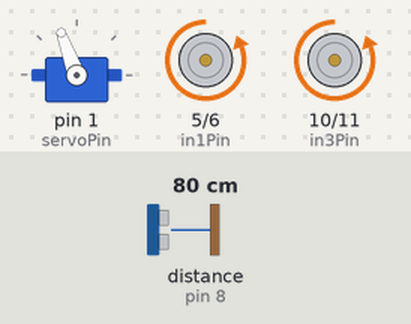
This sketch was run on a simulated Arduino Uno, built with avr-gcc and run on an emulated ATmega328P. On the bench: servo, motor-driver pin pairs drawn as motors (green arrow = first pin HIGH = forward, orange = second pin HIGH = backward, longer = more drive). Wiring (inferred from the names in the program): ultrasonic range finder: trigger pin 9; echo pin 8. Inputs (shaded band) come from the test bench; at power-on: distance to the obstacle (sensor on pin 8) 80 cm. The echo pulse lasts 58.3 µs per cm.

Above: at 4.7 s.
9.1 s: distance to the obstacle (sensor on pin 8) set to 34 cm
At 9.8 s:
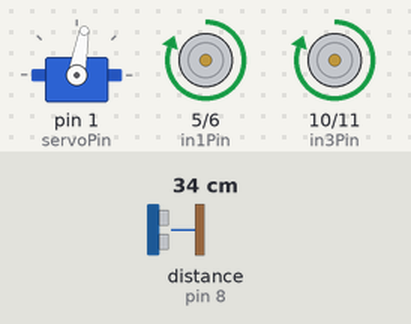
12.1 s: distance to the obstacle (sensor on pin 8) set to 27 cm
At 13.1 s:
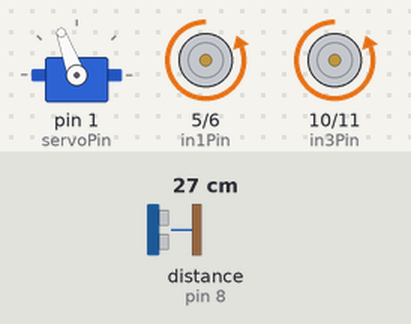
15.1 s: distance to the obstacle (sensor on pin 8) set to 35 cm
Timing chart, 0 to 24.1 s (numbered marks = the images above; inputs shaded):
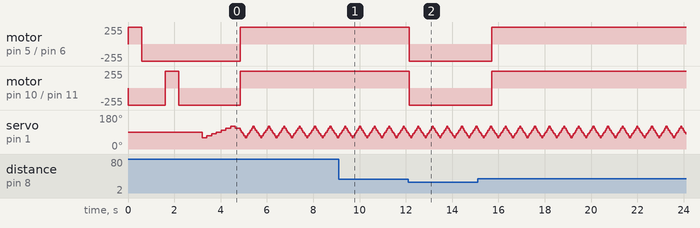

Measured:
- the behaviour switches between 31 and 30 cm on distance to the obstacle (sensor on pin 8) (found by bisection; images 1 and 2)
- after the input at 12.1 s, motor on pin 5 (in1Pin) / pin 6 (in2Pin), motor on pin 10 (in3Pin) / pin 11 (in4Pin): forward 255/255 → backward 255/255 after 0.05 s
- after the input at 15.1 s, motor on pin 5 (in1Pin) / pin 6 (in2Pin), motor on pin 10 (in3Pin) / pin 11 (in4Pin): backward 255/255 → forward 255/255 after 0.61 s
- by itself, servo on pin 1 (servoPin): repeats every 0.63 s: 90° 0.05 s, 80° 0.05 s, 70° 0.05 s, 60° 0.05 s, 70° 0.05 s, 80° 0.05 s, 90° 0.05 s, 100° 0.05 s, 110° 0.05 s, 120° 0.05 s, 110° 0.05 s, 100° 0.05 s

The sketch:

robot-car.ino.ino
```cpp
/*
* Firmware for the ”2WD Ultrasonic Motor Robot Car Kit”
*
* Stephen A. Edwards
*
* Hardware configuration :
* A pair of DC motors driven by an L298N H bridge motor driver
* An HC−SR04 ultrasonic range sensor mounted atop a small hobby servo
*/
#include <Servo.h>
Servo servo;
// Ultrasonic Module pins
const int trigPin = 9; // 10 microsecond high pulse causes chirp , wait 50 us
const int echoPin = 8; // Width of high pulse indicates distance
// Servo motor that aims ultrasonic sensor .
const int servoPin = 1; // PWM output for hobby servo
// Motor control pins : L298N H bridge
//const int enAPin = 6; // Left motor PWM speed control
const int in1Pin = 5; // Left motor Direction 1
const int in2Pin = 6; // Left motor Direction 2
const int in3Pin = 10; // Right motor Direction 1
const int in4Pin = 11; // Right motor Direction 2
//const int enBPin = 3; // Right motor PWM speed control

enum Motor { LEFT, RIGHT };
// Set motor speed: 255 full ahead, −255 full reverse , 0 stop
void go( enum Motor m, int speed)
{
digitalWrite (m == LEFT ? in1Pin : in3Pin , speed > 0 ? HIGH : LOW );
digitalWrite (m == LEFT ? in2Pin : in4Pin , speed <= 0 ? HIGH : LOW );
//analogWrite (m == LEFT ? enAPin : enBPin, speed < 0 ? -speed : speed );
}

// Initial motor test :
// left motor forward then back
// right motor forward then back
void testMotors ()
{
static int speed[8] = { 128, 255, 128, 0 ,
-128, -255, -128, 0};
go(RIGHT, 0);
for (unsigned char i = 0 ; i < 8 ; i++)
go(LEFT, speed[i ]), delay (200);
for (unsigned char i = 0 ; i < 8 ; i++)
go(RIGHT, speed[i ]), delay (200);
}

// Read distance from the ultrasonic sensor , return distance in mm
//
// Speed of sound in dry air , 20C is 343 m/s
// pulseIn returns time in microseconds (10ˆ−6)
// 2d = p * 10ˆ−6 s * 343 m/s = p * 0.00343 m = p * 0.343 mm/us
unsigned int readDistance ()
{
digitalWrite ( trigPin , HIGH );
delayMicroseconds (10);
digitalWrite ( trigPin , LOW );
unsigned long period = pulseIn ( echoPin, HIGH );
return period * 343 / 2000;
}

#define NUM_ANGLES 7
unsigned char sensorAngle[NUM_ANGLES] = { 60, 70, 80, 90, 100, 110, 120 };
unsigned int distance [NUM_ANGLES];
// Scan the area ahead by sweeping the ultrasonic sensor left and right
// and recording the distance observed. This takes a reading , then
// sends the servo to the next angle. Call repeatedly once every 50 ms or so.
void readNextDistance ()
{
static unsigned char angleIndex = 0;
static signed char step = 1;
distance [angleIndex ] = readDistance ();
angleIndex += step ;
if (angleIndex == NUM_ANGLES - 1) step = -1;
else if (angleIndex == 0) step = 1;
servo . write ( sensorAngle[angleIndex ] );
}

// Initial configuration
//
// Configure the input and output pins
// Center the servo
// Turn off the motors
// Test the motors
// Scan the surroundings once
//
void setup () {
pinMode(trigPin , OUTPUT);
pinMode(echoPin, INPUT);
digitalWrite ( trigPin , LOW);
//pinMode(enAPin, OUTPUT);
pinMode(in1Pin, OUTPUT);
pinMode(in2Pin, OUTPUT);
pinMode(in3Pin, OUTPUT);
pinMode(in4Pin, OUTPUT);
//pinMode(enBPin, OUTPUT);
servo . attach ( servoPin );
servo . write (90);
go(LEFT, 0);
go(RIGHT, 0);
testMotors ();
// Scan the surroundings before starting
servo . write ( sensorAngle[0] );
delay (200);
for (unsigned char i = 0 ; i < NUM_ANGLES ; i ++)
readNextDistance (), delay (200);
}

// Main loop:
//
// Get the next sensor reading
// If anything appears to be too close , back up
// Otherwise, go forward
//
void loop () {
readNextDistance ();
// See if something is too close at any angle
unsigned char tooClose = 0;
for (unsigned char i = 0 ; i < NUM_ANGLES ; i++)
if ( distance [ i ] < 300)
tooClose = 1;
if (tooClose) {
// Something's nearby: back up left
go(LEFT, -180);
go(RIGHT, -80);
} else {
// Nothing in our way: go forward
go(LEFT, 255);
go(RIGHT, 255);
}
// Check the next direction in 50 ms
delay (50);
}
```
